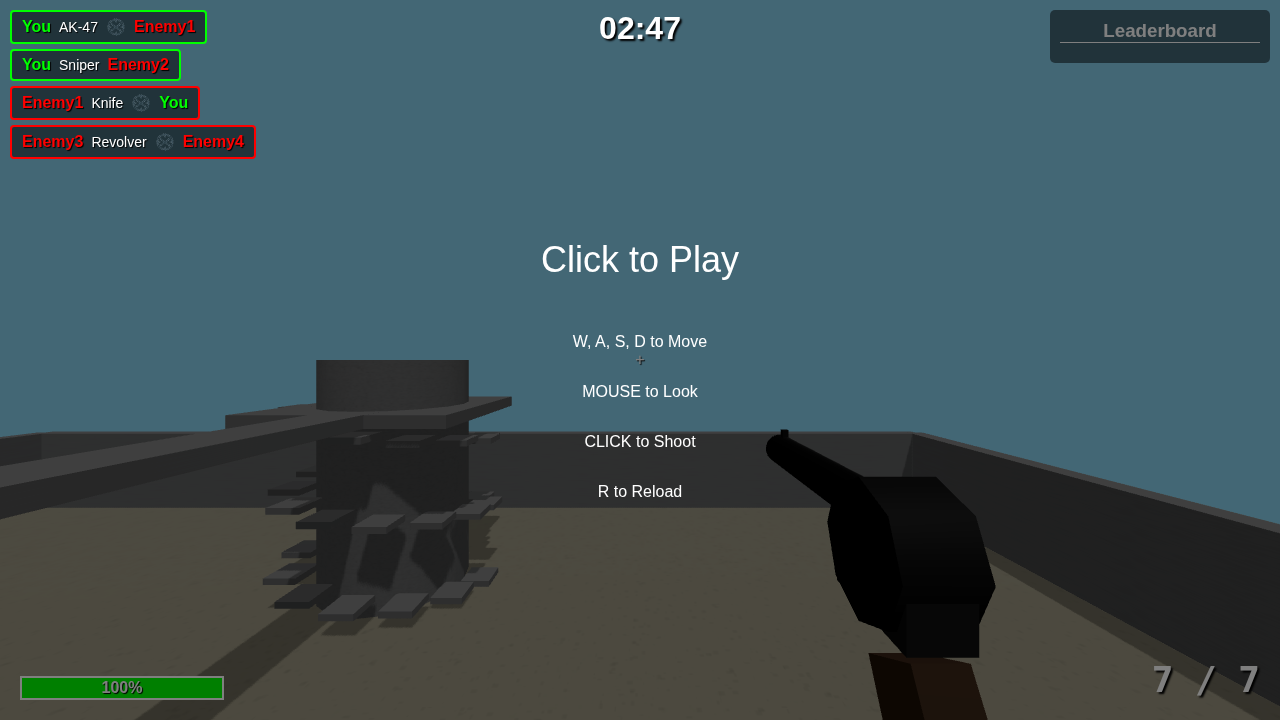
#> input picture verification/killfeed_ui_test.png, 1280 x 720 px
$ python remove_bg.py ../verification/killfeed_ui_test.png ../verification/killfeed_ui_test.png
#> lines starting #> are read from the running program, lines starting #| are printed output that depends on the picture
from PIL import Image
import sys

def remove_background(input_path, output_path, tolerance=30):
#> called with input_path = '../verification/killfeed_ui_test.png', output_path = '../verification/killfeed_ui_test.png', tolerance = 30
    try:
        img = Image.open(input_path)
#> img is the input picture: PIL image 1280x720 RGB; mean R, G, B 62.3, 82.6, 87.5
        img = img.convert("RGBA")
#> img: PIL image 1280x720 RGBA
        datas = img.getdata()

        # Sample corners to find background colors
        width, height = img.size
#> width = 1280; height = 720
        corners = [
            img.getpixel((0, 0)),
            img.getpixel((width - 1, 0)),
            img.getpixel((0, height - 1)),
            img.getpixel((width - 1, height - 1))
        ]
#> corners = [(67, 103, 117, 255), (67, 103, 117, 255), (76, 73, 63, 255), (53, 51, 43, 255)]

        # Assume corners are background.
        # Checkered patterns often use White and Grey.
        bg_colors = set(corners)
#> bg_colors = 3 items

        # Add common checkered colors if not present (just in case)
        # Often: (255, 255, 255, 255) and (204, 204, 204, 255) or similar

        newData = []
        for item in datas:
            is_bg = False
            for bg in bg_colors:
                # Euclidean distance or simple diff
                if abs(item[0] - bg[0]) < tolerance and \
                   abs(item[1] - bg[1]) < tolerance and \
                   abs(item[2] - bg[2]) < tolerance:
                    is_bg = True
                    break

            if is_bg:
                newData.append((255, 255, 255, 0))
            else:
                newData.append(item)
#> this loop made 921600 passes
#> after the loop, newData = 921600 items

        img.putdata(newData)
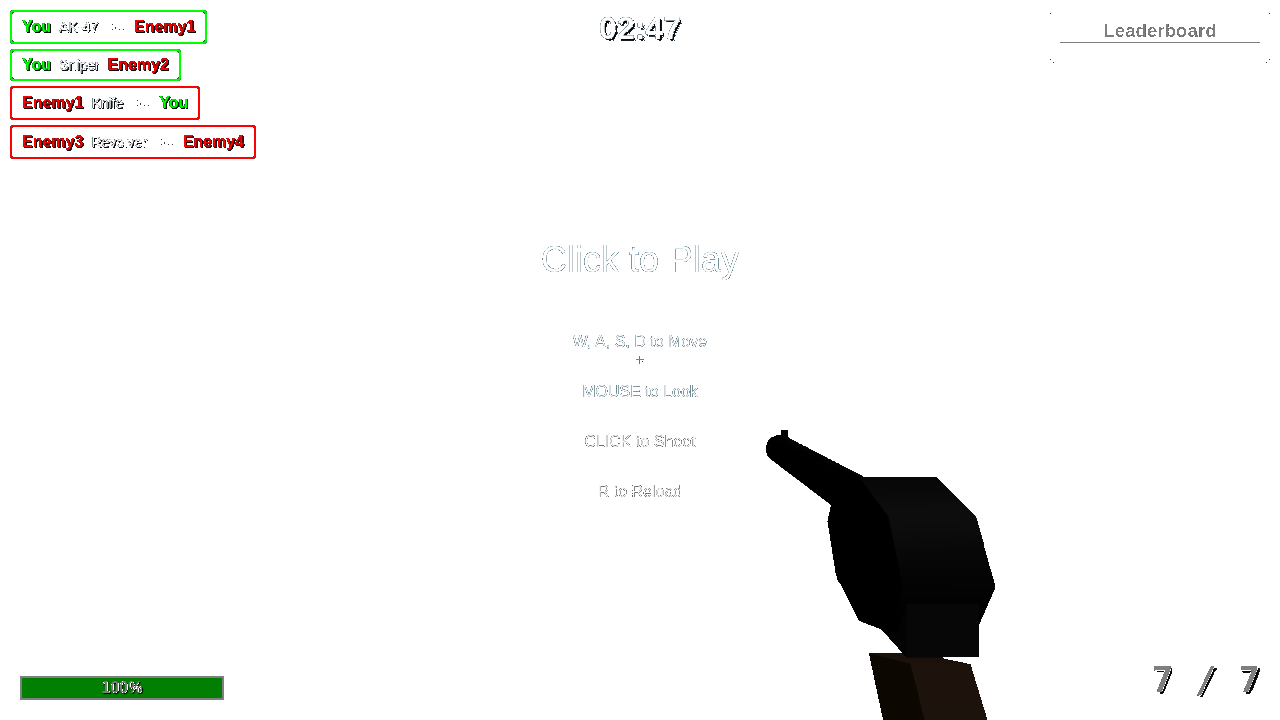
#> img: PIL image 1280x720 RGBA; mean R, G, B, A 243.4, 243.6, 242.5, 14.4; transparent parts drawn white
        img.save(output_path, "PNG")
        print(f"Saved to {output_path}")
        print(f"Detected background colors: {bg_colors}")
#| Detected background colors: {(53, 51, 43, 255), (76, 73, 63, 255), (67, 103, 117, 255)}

    except Exception as e:
        print(f"Error: {e}")

if __name__ == "__main__":
    if len(sys.argv) < 3:
        print("Usage: python remove_bg.py input output")
    else:
        remove_background(sys.argv[1], sys.argv[2])
